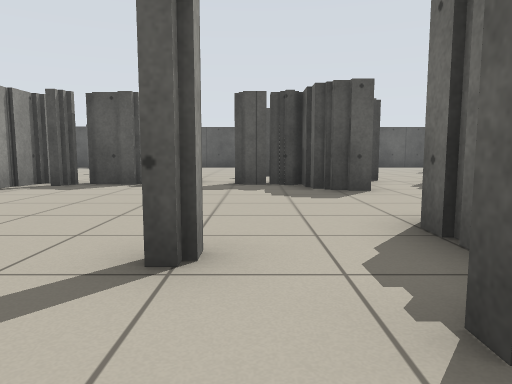
view 1 (above)

22 first-person views from a walk through a world built for the Player/Stage simulator. The camera is 0.68 m above the floor, tilts 6° down and sees 70° across. The lines on the ground mark 1 m squares. The floor is counted in squares, 1 m on a side. Each view is taken from the middle of a square. On the plan, view 1 faces up. The plan holds only what a view shows up to about 11 squares ahead; the rest is blank. Robots are left out.

view 2
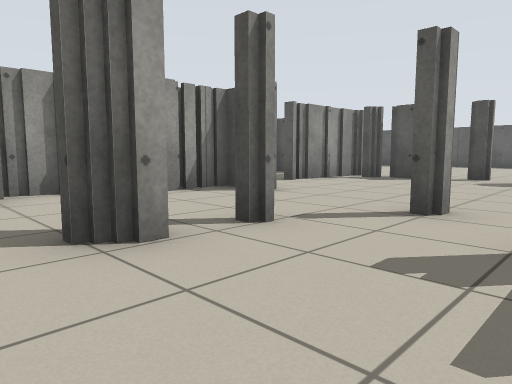

view 3
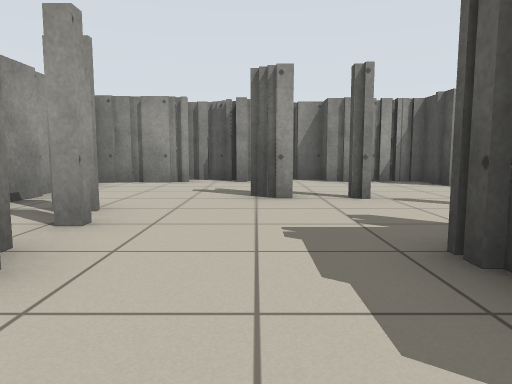

view 4
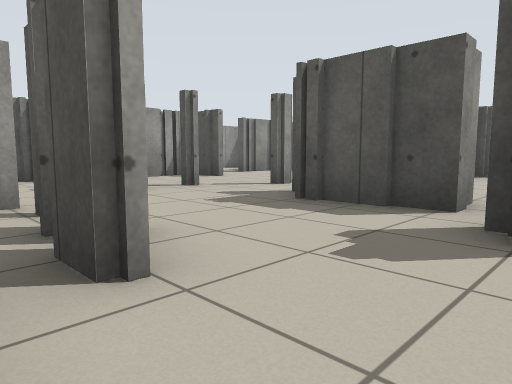

view 5
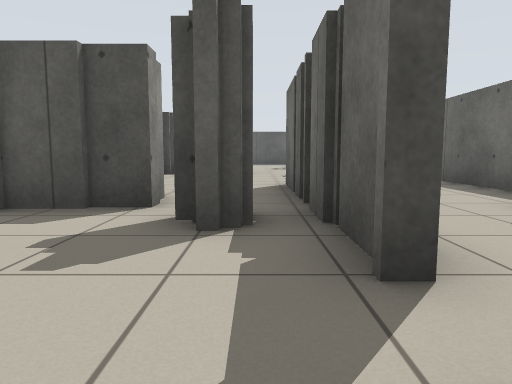

view 6
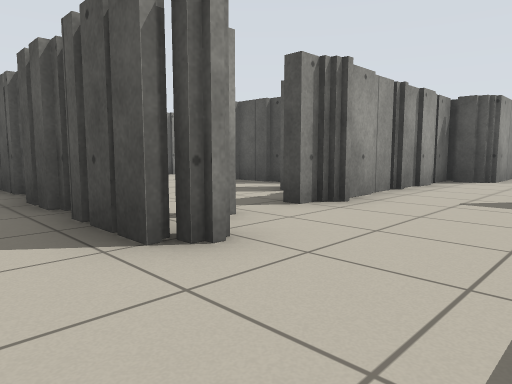

view 7
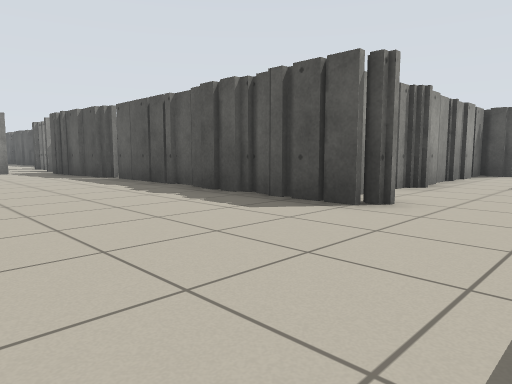

view 8
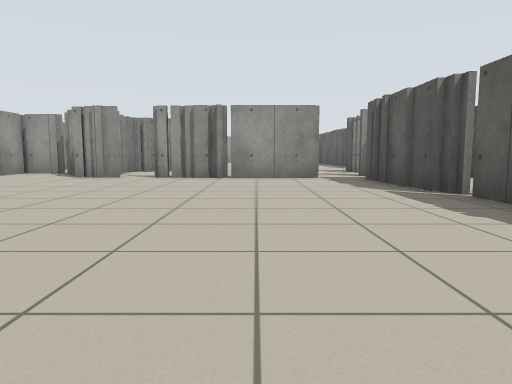

view 9
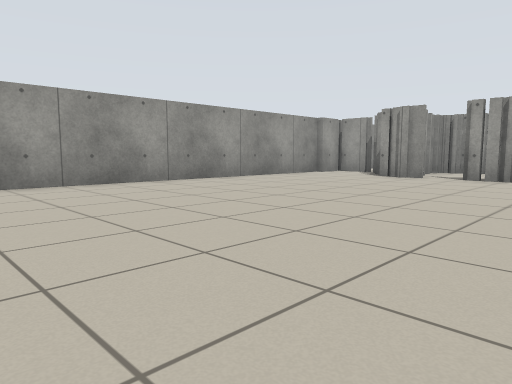

view 10
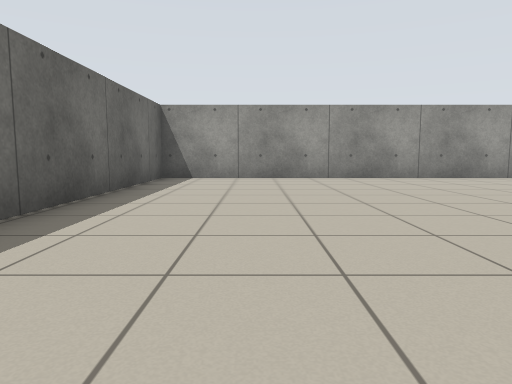

view 11
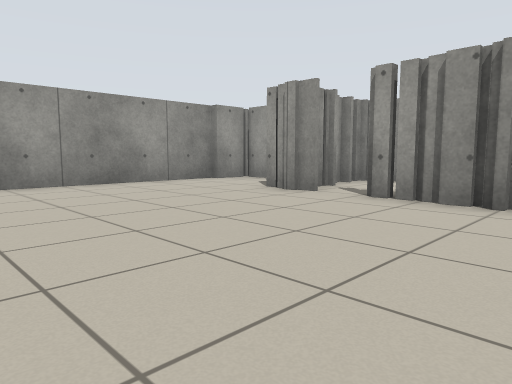

view 12
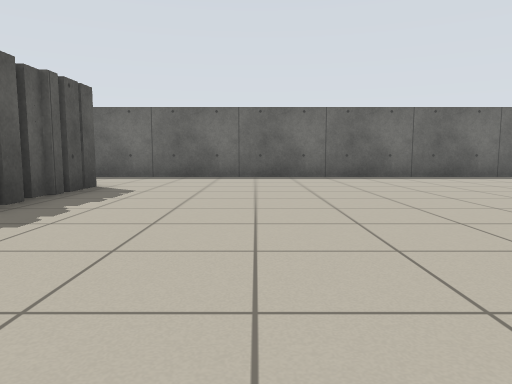

view 13
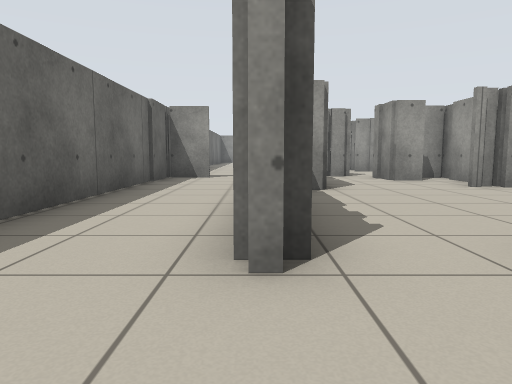

view 14
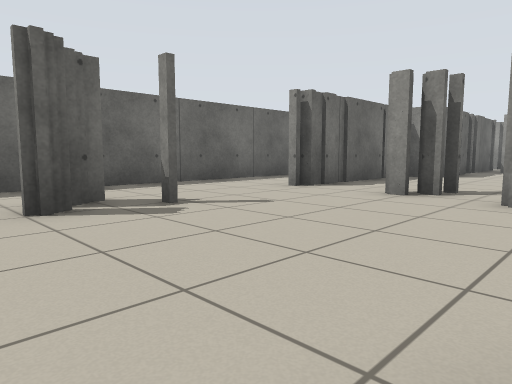

view 15
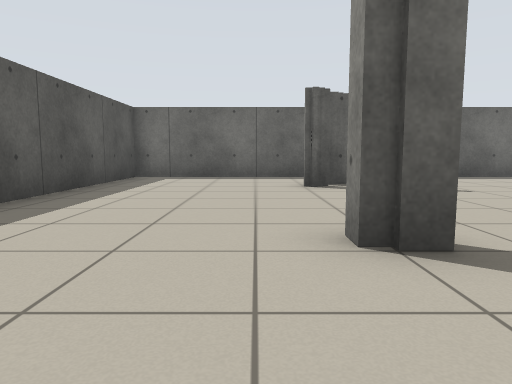

view 16
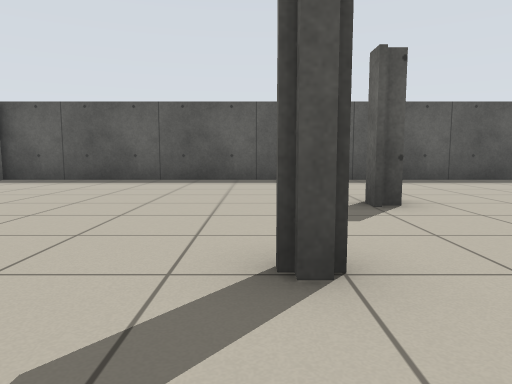

view 17
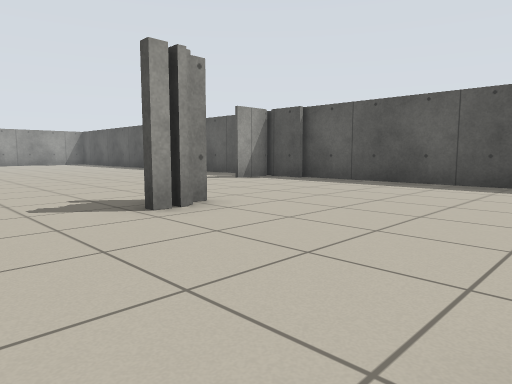

view 18
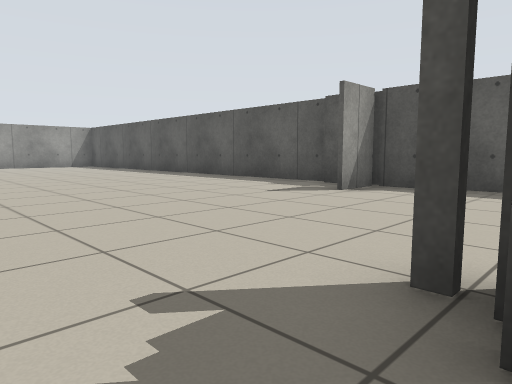

view 19
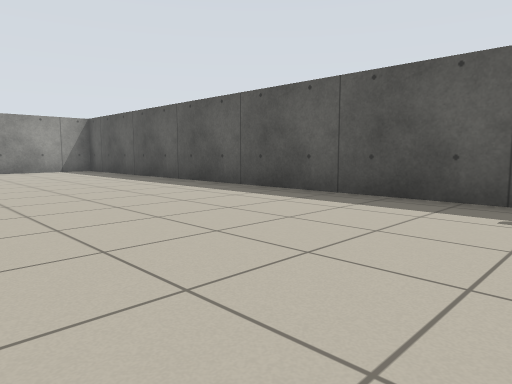

view 20
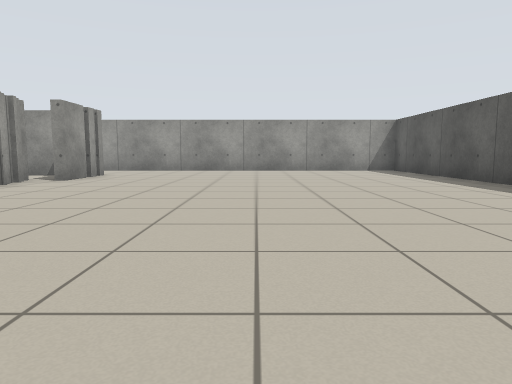

view 21
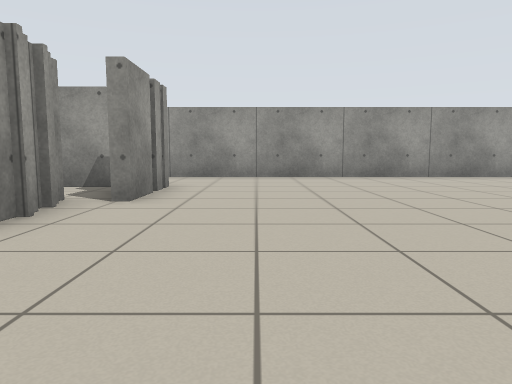

view 22
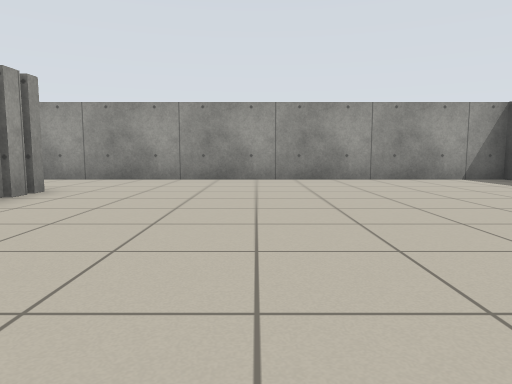

### Floor plan
Key: @ floor where view 1 was taken; # wall or solid block; x gap in a wall; . floor; T thing the floor can be seen under or through.
Columns run from 24 left of view 1 to 10 right of it. Each row starts with its distance up from view 1.
 19 ##  ###############################
 18 #.. ............#.................#
 17 #...............#.................#
 16 #.................................#
 15 #.................................#
 14 #.........................#.......#
 13 #...................#..........#..#
 12 #.............................#...#
 11 #.............  ........#.........#
 10 #...........       ....... .......#
  9 #..........         ..#.. ###.....#
  8 #..####...         ###..###....#..#
  7 #..#..##           #.....##....#..#
  6 #  #.              #...........#..#
  5                    ............#..#
  4                     ..........##..#
  3                    ##.....#...#...#
  2                    #...#..#T..#...#
  1                   ##..#..##TT.#...#
  0                   #.....@...TT#..##
 -1                   ##..#......TT..
 -2                   #...........T..
 -3                   ##....#.##......#
 -4                   ##....#####.#...#
 -5                   #####x#...###...#
 -6                   ................#
 -7                    #..............#
 -8                    #..............#
 -9                   ##..............#
-10                   #...............#
-11                  .x...............#
-12                #..#...............#
-13                ####...............#
-14                 # ................#
-15                 #.................#
-16                 ###################

Positions as (right, up) in squares from view 1, and headings:
1: (0, 0), facing up
2: (1, -2), facing up-left
3: (4, -1), facing left
4: (5, -4), facing up-left
5: (5, -4), facing up
6: (9, -6), facing up-left
7: (9, -9), facing up-left
8: (5, -8), facing left
9: (5, -8), facing down-left
10: (7, -6), facing down
11: (0, -8), facing down-left
12: (-1, -8), facing right
13: (7, 11), facing down
14: (2, 15), facing down-right
15: (-1, 15), facing right
16: (0, 9), facing up
17: (0, 10), facing up-left
18: (-4, 11), facing up-left
19: (-9, 13), facing up-left
20: (-9, 13), facing left
21: (-13, 10), facing left
22: (-14, 12), facing left
